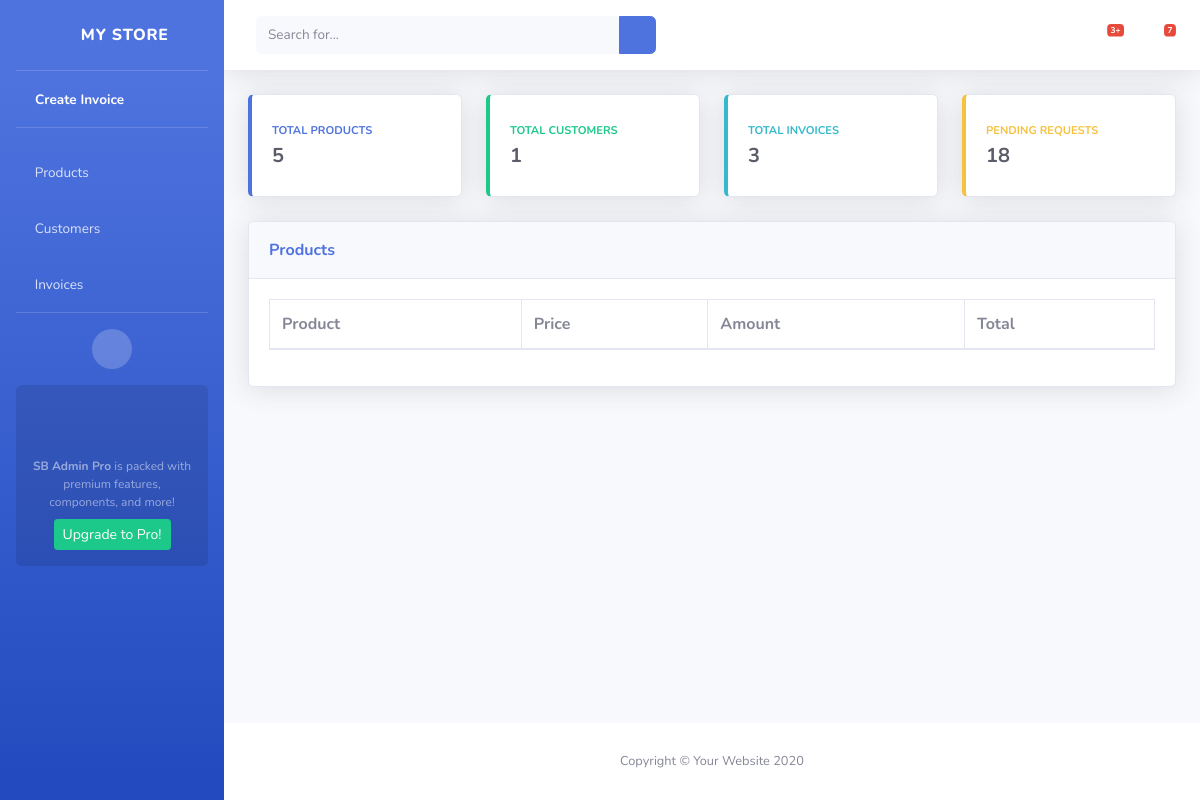
The page /view_invoice_detail/1/ on the database as committed earlier.
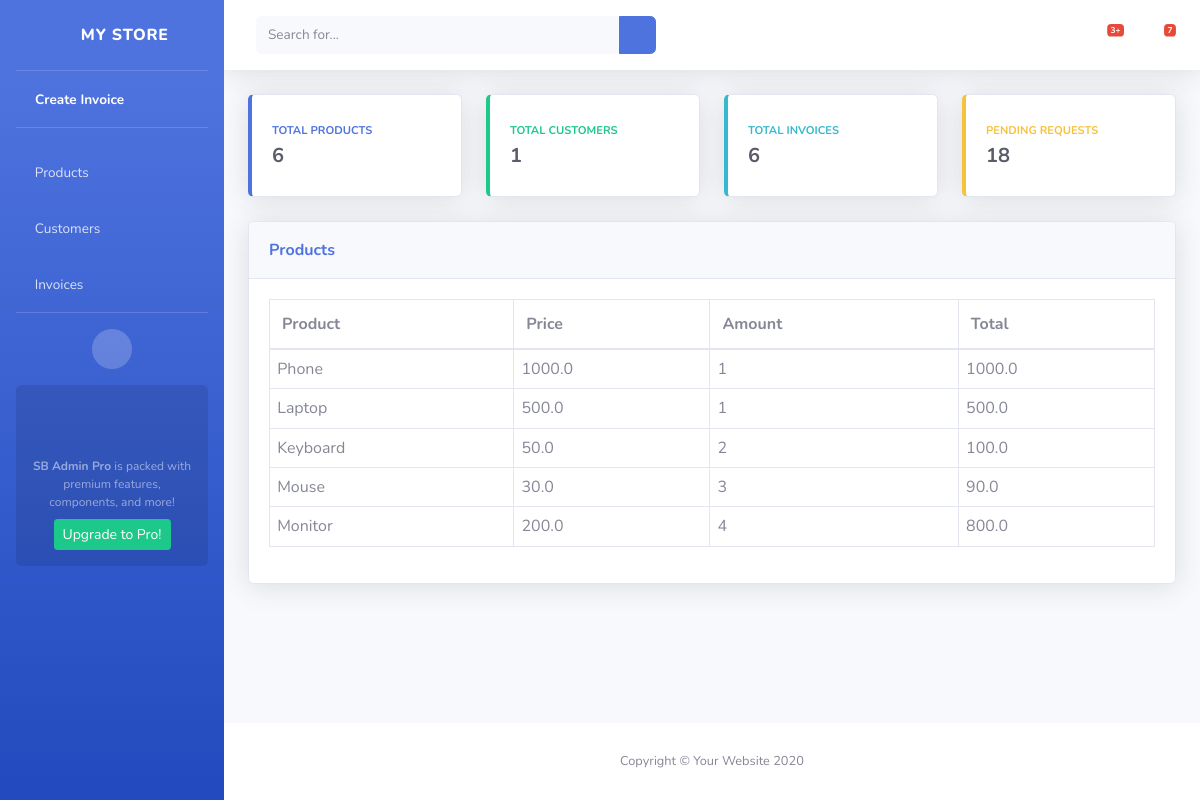
The same page on the database as committed later.
### invoice/models.py (models this page shows)
class InvoiceDetail(models.Model):
    invoice = models.ForeignKey(Invoice, on_delete=models.SET_NULL, blank=True, null=True)
    product = models.ForeignKey(Product, on_delete=models.SET_NULL, blank=True, null=True)
    amount = models.IntegerField(default=0)
    @property
    def get_total_bill(self):
        total = float(self.product.product_price) * float(self.amount)
        return total

class Product(models.Model):
    product_name = models.CharField(max_length=255)
    product_price = models.FloatField(default=0)
    product_unit = models.CharField(max_length=255)
    def __str__(self):
        return str(self.product_name)

### invoice/views.py (the view)
# urls.py: path('view_invoice_detail/<int:pk>/', views.view_invoice_detail, name='view_invoice_detail'),
def view_invoice_detail(request, pk):
    total_product = Product.objects.count()
    total_customer = Customer.objects.count()
    total_invoice = Invoice.objects.count()
    invoice = Invoice.objects.get(id=pk)
    invoice_detail = InvoiceDetail.objects.filter(invoice=invoice)
    context = {
        'total_product': total_product,
        'total_customer': total_customer,
        'total_invoice': total_invoice,
        'invoice_detail': invoice_detail,
    }
    return render(request, 'invoice/view_invoice_detail.html', context)

### invoice/templates/invoice/view_invoice_detail.html
{% extends "invoice/base/base.html" %}
{% block content %}
<div class="row">
    <div class="col-xl-12 col-lg-7">
        <div class="card shadow mb-4">
            <div class="card-header py-3 d-flex flex-row align-items-center justify-content-between">
                <label class="m-0 font-weight-bold text-primary">Products</label>
            </div>
            <div class="card-body">
                <div class="table-responsive">
                    <table class="table table-bordered" id="dataTable" width="100%" cellspacing="0">
                        <thead>
                            <tr>
                                <th>Product</th>
                                <th>Price</th>
                                <th>Amount</th>
                                <th>Total</th>
                            </tr>
                        </thead>
                        <tbody>
                            {% for i in invoice_detail %}
                            <tr>
                                <td style="padding: 0.45em;">
                                    {{i.product}}
                                </td>
                                <td style="padding: 0.45em;">
                                    {{i.product.product_price}}
                                </td>
                                <td style="padding: 0.45em;">
                                    {{i.amount}}
                                </td>
                                <td style="padding: 0.45em;">
                                    {{i.get_total_bill}}
                                </td>
                            </tr>
                            {% endfor %}
                        </tbody>
                    </table>
                </div>
            </div>
        </div>
    </div>
</div>
{% endblock %}

Rows that differ between the two databases and show on the page:
now on this page (row edited): InvoiceDetail: product "Phone", product.product_price "1000.0", amount "1", get_total_bill "1000.0"
now on this page (row edited): InvoiceDetail: product "Laptop", product.product_price "500.0", amount "1", get_total_bill "500.0"
added InvoiceDetail: product "Keyboard", product.product_price "50.0", amount "2", get_total_bill "100.0"
added InvoiceDetail: product "Mouse", product.product_price "30.0", amount "3", get_total_bill "90.0"
added InvoiceDetail: product "Monitor", product.product_price "200.0", amount "4", get_total_bill "800.0"
Other text that changed with them:
{{ total_product }}: "5" → "6"
{{ total_invoice }}: "3" → "6"
